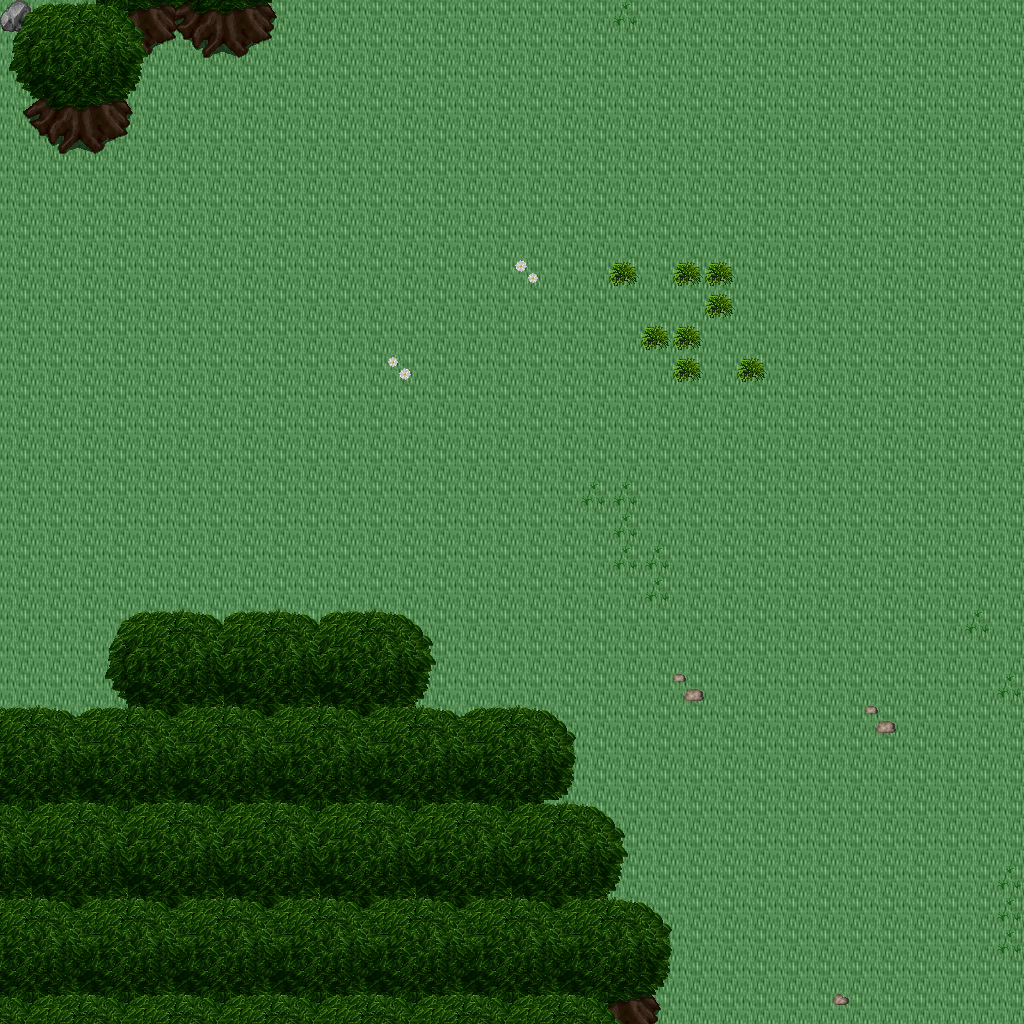

The image is a tile-based game level rendered from a .tmx file. Its description and source (layers, tilesets, objects; grid data summarised) follow:
An orthogonal 32x32 tile map with 32x32 px tiles, 5 tile layers (Ground, Objects, Objects2, Above, ...), 1 hidden layer not drawn, 32 tilesets.

<map version="1.10" tiledversion="1.11.0" orientation="orthogonal" renderorder="right-down" width="32" height="32" tilewidth="32" tileheight="32" infinite="0" nextlayerid="11" nextobjectid="1">
 <tileset firstgid="1" name="ground_ground" tilewidth="32" tileheight="32" tilecount="33" columns="3">
  <image source="../drawable/ground_ground.png" width="96" height="352" />
 </tileset>
 <tileset firstgid="34" name="building_decoration_floor_sparkle" tilewidth="32" tileheight="32" tilecount="18" columns="3">
  <image source="../drawable/building_decoration_floor_sparkle.png" width="96" height="192" />
 </tileset>
 <tileset firstgid="52" name="ground_ladder_steps" tilewidth="32" tileheight="32" tilecount="6" columns="3">
  <image source="../drawable/ground_ladder_steps.png" width="96" height="64" />
 </tileset>
 <tileset firstgid="58" name="plant_flower_daisy_yellow" tilewidth="32" tileheight="32" tilecount="8" columns="2">
  <image source="../drawable/plant_flower_daisy_yellow.png" width="64" height="128" />
 </tileset>
 <tileset firstgid="66" name="plant_flower_daisy_white" tilewidth="32" tileheight="32" tilecount="8" columns="2">
  <image source="../drawable/plant_flower_daisy_white.png" width="64" height="128" />
 </tileset>
 <tileset firstgid="74" name="plant_grasses" tilewidth="32" tileheight="32" tilecount="6" columns="3">
  <image source="../drawable/plant_grasses.png" width="96" height="64" />
 </tileset>
 <tileset firstgid="80" name="item_statue_green_stone" tilewidth="32" tileheight="32" tilecount="12" columns="4">
  <image source="../drawable/item_statue_green_stone.png" width="128" height="96" />
 </tileset>
 <tileset firstgid="92" name="plant_flower_daisy_red" tilewidth="32" tileheight="32" tilecount="8" columns="2">
  <image source="../drawable/plant_flower_daisy_red.png" width="64" height="128" />
 </tileset>
 <tileset firstgid="100" name="item_statue_skullpedestal" tilewidth="32" tileheight="32" tilecount="2" columns="1">
  <image source="../drawable/item_statue_skullpedestal.png" width="32" height="64" />
 </tileset>
 <tileset firstgid="102" name="plant_tree_tree_darkgreen" tilewidth="32" tileheight="32" tilecount="88" columns="8">
  <image source="../drawable/plant_tree_tree_darkgreen.png" width="256" height="352" />
 </tileset>
 <tileset firstgid="190" name="item_corpse_skull_pale" tilewidth="32" tileheight="32" tilecount="2" columns="2">
  <image source="../drawable/item_corpse_skull_pale.png" width="64" height="32" />
 </tileset>
 <tileset firstgid="192" name="plant_leaves" tilewidth="32" tileheight="32" tilecount="8" columns="4">
  <image source="../drawable/plant_leaves.png" width="128" height="64" />
 </tileset>
 <tileset firstgid="200" name="plant_bush_bushes" tilewidth="32" tileheight="32" tilecount="10" columns="5">
  <image source="../drawable/plant_bush_bushes.png" width="160" height="64" />
 </tileset>
 <tileset firstgid="210" name="building_decoration_rocks_2" tilewidth="32" tileheight="32" tilecount="2" columns="1">
  <image source="../drawable/building_decoration_rocks_2.png" width="32" height="64" />
 </tileset>
 <tileset firstgid="212" name="object_well" tilewidth="32" tileheight="32" tilecount="4" columns="2">
  <image source="../drawable/object_well.png" width="64" height="64" />
 </tileset>
 <tileset firstgid="216" name="plant_stump_stump_green" tilewidth="32" tileheight="32" tilecount="4" columns="2">
  <image source="../drawable/plant_stump_stump_green.png" width="64" height="64" />
 </tileset>
 <tileset firstgid="220" name="item_statue_green_stone_3" tilewidth="32" tileheight="32" tilecount="3" columns="1">
  <image source="../drawable/item_statue_green_stone_3.png" width="32" height="96" />
 </tileset>
 <tileset firstgid="223" name="ground_rock_pebbles" tilewidth="32" tileheight="32" tilecount="3" columns="1">
  <image source="../drawable/ground_rock_pebbles.png" width="32" height="96" />
 </tileset>
 <tileset firstgid="226" name="plant_vine" tilewidth="32" tileheight="32" tilecount="3" columns="1">
  <image source="../drawable/plant_vine.png" width="32" height="96" />
 </tileset>
 <tileset firstgid="229" name="plant_tree_tree_green" tilewidth="32" tileheight="32" tilecount="88" columns="8">
  <image source="../drawable/plant_tree_tree_green.png" width="256" height="352" />
 </tileset>
 <tileset firstgid="317" name="plant_stump_stump_purple" tilewidth="32" tileheight="32" tilecount="4" columns="2">
  <image source="../drawable/plant_stump_stump_purple.png" width="64" height="64" />
 </tileset>
 <tileset firstgid="321" name="building_decoration_rocks" tilewidth="32" tileheight="32" tilecount="6" columns="3">
  <image source="../drawable/building_decoration_rocks.png" width="96" height="64" />
 </tileset>
 <tileset firstgid="327" name="logic_creature_rodent" tilewidth="32" tileheight="32" tilecount="8" columns="8">
  <image source="../drawable/logic_creature_rodent.png" width="256" height="32" />
 </tileset>
 <tileset firstgid="335" name="logic_portal" tilewidth="32" tileheight="32" tilecount="24" columns="8">
  <image source="../drawable/logic_portal.png" width="256" height="96" />
 </tileset>
 <tileset firstgid="359" name="logic_creature_animal" tilewidth="32" tileheight="32" tilecount="32" columns="8">
  <image source="../drawable/logic_creature_animal.png" width="256" height="128" />
 </tileset>
 <tileset firstgid="391" name="logic_item_sheepfood" tilewidth="32" tileheight="32" tilecount="1" columns="1">
  <image source="../drawable/logic_item_sheepfood.png" width="32" height="32" />
 </tileset>
 <tileset firstgid="392" name="logic_item_resources" tilewidth="32" tileheight="32" tilecount="6" columns="6">
  <image source="../drawable/logic_item_resources.png" width="192" height="32" />
 </tileset>
 <tileset firstgid="398" name="logic_creature_gargoyle" tilewidth="32" tileheight="32" tilecount="4" columns="4">
  <image source="../drawable/logic_creature_gargoyle.png" width="128" height="32" />
 </tileset>
 <tileset firstgid="402" name="logic_collision" tilewidth="32" tileheight="32" tilecount="1" columns="1">
  <image source="../drawable/logic_collision.png" width="32" height="32" />
 </tileset>
 <tileset firstgid="403" name="logic_protection" tilewidth="32" tileheight="32" tilecount="2" columns="2">
  <image source="../drawable/logic_protection.png" width="64" height="32" />
 </tileset>
 <tileset firstgid="405" name="ground_grass_2" tilewidth="32" tileheight="32" tilecount="21" columns="3">
  <image source="../drawable/ground_grass_2.png" width="96" height="224" />
 </tileset>
 <tileset firstgid="426" name="logic_creature_reptile" tilewidth="32" tileheight="32" tilecount="7" columns="7">
  <image source="../drawable/logic_creature_reptile.png" width="224" height="32" />
 </tileset>
 <layer id="1" name="Ground" width="32" height="32">
  <data>[1024 cells, 1024 non-empty, 1 distinct tile ids]</data>
 </layer>
 <layer id="2" name="Objects" width="32" height="32">
  <data>[1024 cells, 3 non-empty, 3 distinct tile ids]</data>
 </layer>
 <layer id="3" name="Objects2" width="32" height="32">
  <data>[1024 cells, 41 non-empty, 18 distinct tile ids]</data>
 </layer>
 <layer id="4" name="Above" width="32" height="32">
  <data>[1024 cells, 248 non-empty, 46 distinct tile ids]</data>
 </layer>
 <layer id="5" name="Above2" width="32" height="32">
  <data>[1024 cells, 0 non-empty, 0 distinct tile ids]</data>
 </layer>
 <layer id="6" name="Walkable" width="32" height="32" visible="0">
  <data>[1024 cells, 217 non-empty, 1 distinct tile ids]</data>
 </layer>
 <objectgroup id="7" name="Mapevents" />
 <objectgroup id="8" name="Spawn" />
 <objectgroup id="9" name="Keys" />
 <objectgroup id="10" name="Replace" />
</map>
